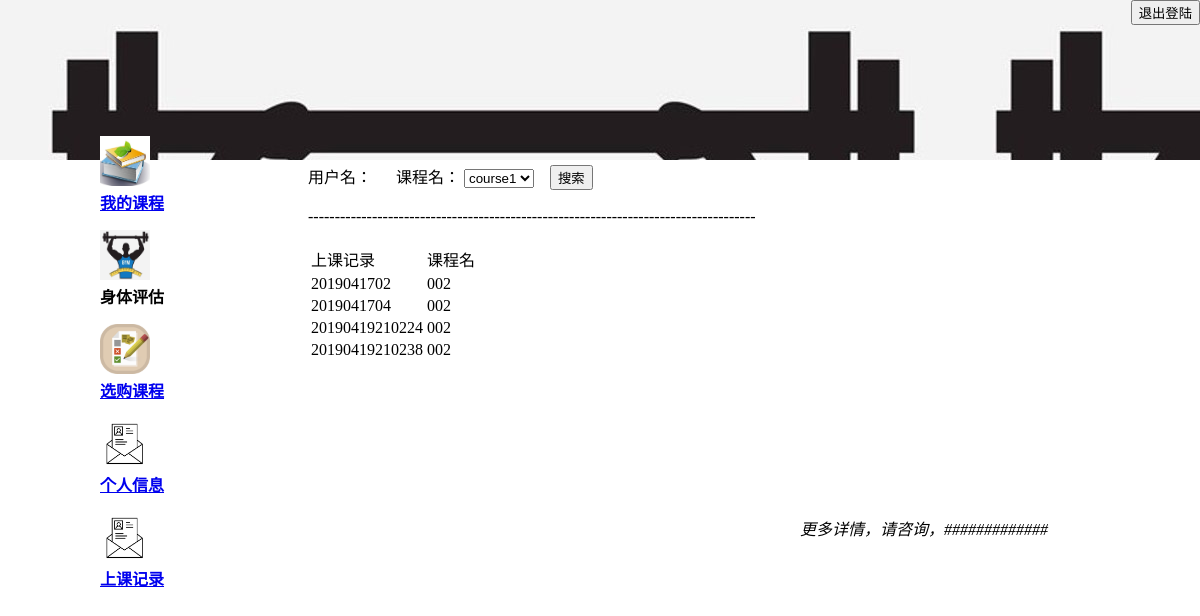
The app's page /courseused/002 with its own data.
### Database/models.py (models this page shows)
class user_course_used (models.Model):#课程使用记录
    record_id=models.CharField(primary_key=True,max_length=50)
    username = models.CharField(max_length=20)
    coursename=models.CharField(max_length=20)

### CourseUsed/views.py (the view)
# urls.py: path('<coursename>',views.moremessage_coursename),
def moremessage_coursename(request, coursename):
    user_list = models.user_course_used.objects.filter(coursename=coursename)
    return render(request, 'UserCourseUsedRecord.html', locals())

### CourseUsed/templates/UserCourseUsedRecord.html (shortened to what this page needs)
<!DOCTYPE html>
{% extends 'base.html' %}
{% block content2 %}
<html lang="en">
<head>
</head>
<body>
    <form id="user_course" action="" method="POST" >{% csrf_token %}
        <br>
        <br>
        用户名：{{username}}
        &nbsp;&nbsp;&nbsp;&nbsp;
        课程名：
            <select name="coursename">
               <option value="all" >all
               <option value="001" selected>course1
               <option value="002" > course2
            </select>
        <input type="submit" name="Submit" value="搜索">
    </form>
</body>
<br>
------------------------------------------------------------------------------------
<br>
<br>
<table>
    <tr>
        <td>上课记录</td>
        <td>课程名</td>
    </tr>
    {% for item in user_list  %}
    <tr>
        <td>{{ item.record_id }} </td>
        <td>{{ item.coursename }}</td>
    </tr>
    {% endfor %}
</table>
<body>
</body>
</html>
{% endblock %}

### records on screen
user_course_used: record_id "2019041702", coursename "002"
user_course_used: record_id "2019041704", coursename "002"
user_course_used: record_id "20190419210224", coursename "002"
user_course_used: record_id "20190419210238", coursename "002"
